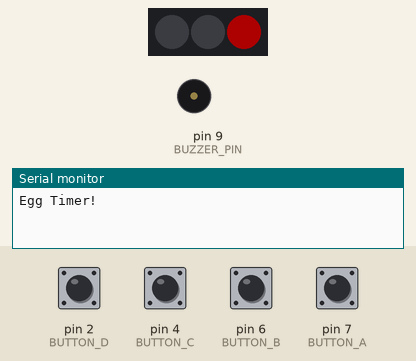
Recording of a sketch running on a simulated Arduino Uno, built with avr-gcc and run on an emulated ATmega328P. Shown: 3 RGB LEDs in strip order, left to right, buzzer (waves = sounding, pin HIGH), the last lines printed to the serial monitor. Inputs (shaded band) come from the test bench; at power-on: pin 2 (BUTTON_D), pin 4 (BUTTON_C), pin 6 (BUTTON_B), pin 7 (BUTTON_A) HIGH. Dim RGB values are drawn brighter than linear.

Above: at 1.2 s.
1.3 s: pin 2 (BUTTON_D) pulled LOW for 0.15 s
At 2.3 s:
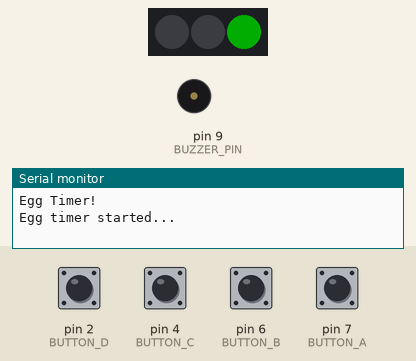
Timing chart, 0 to 4.3 s (numbered marks = the images above; inputs shaded):
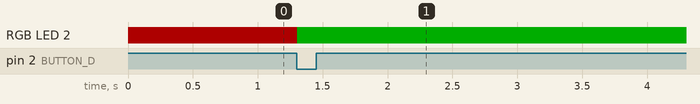

Measured:
- after the input at 1.3 s, RGB LED 2: RGB(50, 0, 0) → RGB(0, 50, 0) at once

The sketch:

09_egg_timer.ino
```cpp
/*
  Simple Egg Timer
  Description: Select between soft, medium, and hard-boiled egg, and the buzzer will sound when your egg is ready.
  Hardware: RoboUNO (on-board NeoPixel strip connected to pin D8), buzzer on D9 and onboard buttons on D7, D6, D4, and D2
  Library: Adafruit NeoPixel library
  Difficulty: XX/10
  Author: ROBO
  Date: September 2023
*/

#include <Adafruit_NeoPixel.h>

#define PIXELS_PIN 8 // Define the pin where our NeoPixels are connected
#define NUMPIXELS 3  // Define the number of NeoPixels in our strip

#define BUZZER_PIN 9 // Buzzer pin, connected to pin D9

// Define the button pins
#define BUTTON_A 7
#define BUTTON_B 6
#define BUTTON_C 4
#define BUTTON_D 2

#define BUZZER_FREQ 1000 // Define the frequency for the buzzer in Hertz

int cookingTimes[] = {300, 420, 540}; // Cooking times in seconds for soft, medium, and hard-boiled egg
int selectedOption = 0;               // Default option is soft-boiled
bool isCooking = false;
unsigned long int endTime = 0;

// Define the colors using RGB values (0-255)
uint32_t redColor = Adafruit_NeoPixel::Color(255, 0, 0);
uint32_t yellowColor = Adafruit_NeoPixel::Color(255, 255, 0);
uint32_t greenColor = Adafruit_NeoPixel::Color(0, 255, 0);
uint32_t offColor = Adafruit_NeoPixel::Color(0, 0, 0);


// Initialize the NeoPixels
Adafruit_NeoPixel pixels = Adafruit_NeoPixel(NUMPIXELS, PIXELS_PIN, NEO_GRB + NEO_KHZ800);


void setup() {
  Serial.begin(9600); // initialize serial communication at 9600 bits per second
  Serial.println("Egg Timer!");

  pinMode(BUTTON_A, INPUT_PULLUP); // Set the buttons as inputs with pull-up resistors
  pinMode(BUTTON_B, INPUT_PULLUP);
  pinMode(BUTTON_C, INPUT_PULLUP);
  pinMode(BUTTON_D, INPUT_PULLUP);

  pinMode(BUZZER_PIN, OUTPUT); // Initialize buzzer pin as an output

  pixels.begin();            // Initialize the NeoPixel strip
  pixels.setBrightness(50);  // Set the brightness (0-255)
}


void loop() {
  if(!isCooking) {
    if (digitalRead(BUTTON_A) == LOW) {
      selectedOption = 0;
      Serial.println("Soft-boiled selected.");
      delay(200); // Debounce delay
    }
    if (digitalRead(BUTTON_B) == LOW) {
      selectedOption = 1;
      Serial.println("Medium-boiled selected.");
      delay(200); // Debounce delay
    }
    if (digitalRead(BUTTON_C) == LOW) {
      selectedOption = 2;
      Serial.println("Hard-boiled selected.");
      delay(200); // Debounce delay
    }

    fillPixels(offColor);
    pixels.setPixelColor(2-selectedOption, redColor);
    pixels.show();

    if (digitalRead(BUTTON_D) == LOW) {
      startTimer();
    }
  }
  else {
    if(endTime <= millis()) {
      Serial.println("Your egg is ready!\n");
      activateAlarm();
      isCooking = false;
    }
  }
}


void startTimer() {
  fillPixels(offColor);
  pixels.setPixelColor(2 - selectedOption, greenColor);
  pixels.show();
  endTime = millis() + (cookingTimes[selectedOption] * 1000);
  isCooking = true;
  Serial.println("\nEgg timer started...");
}


void activateAlarm() {
  for (int i = 0; i < 3; i++) {
    fillPixels(redColor);
    tone(BUZZER_PIN, BUZZER_FREQ);
    delay(500);
    fillPixels(offColor);
    noTone(BUZZER_PIN);
    delay(500);
  }
}


void fillPixels(uint32_t color) {
  for (int i = 0; i < NUMPIXELS; i++) {
    pixels.setPixelColor(i, color);
  }
  pixels.show();
}
```
